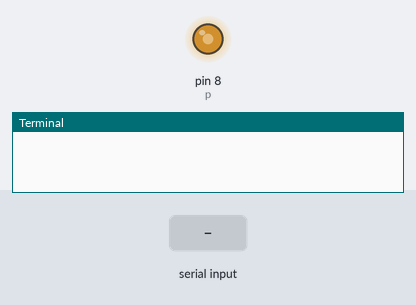
Simulated run of this program. Board: Raspberry Pi (header pin numbers). Parts: output pins drawn as LEDs (lit = HIGH), the last lines printed to the terminal. The test bench sets the inputs (shaded band). Threads take turns every 2 ms. At 4.2 s the program stops and its outputs stay as they are.

Above: at 1.25 s.
1.3 s: "1" typed at the terminal
At 2.1 s:
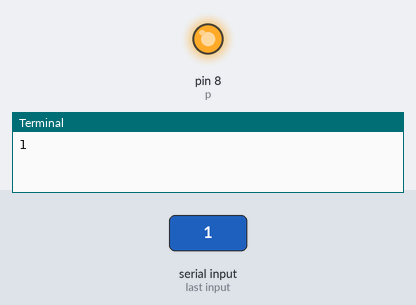
At 4.7 s:
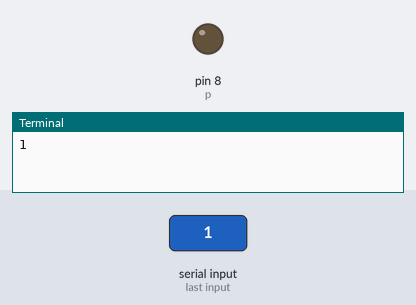
Timing chart, 0 to 5.7 s (numbered marks = the images above; inputs shaded):
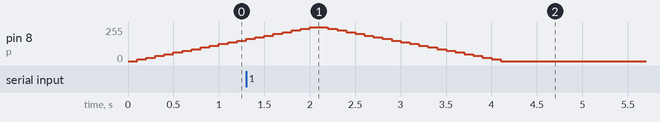

Measured:
- after the input at 1.3 s, pin 8 (p): goes on until 4.1 s, then stays 0/255

The program:

pwm.py
```python
import RPi.GPIO as GPIO
import time
from threading import Timer

def getCommand():
	global stop
	stop = raw_input()

if __name__ == "__main__":
	GPIO.setmode(GPIO.BOARD)
	GPIO.setup(8, GPIO.OUT)

	global stop
	stop = ""

	Timer(1, getCommand).start()

	p = GPIO.PWM(8, 50)
	p.start(0)
	while stop == "":
		for dc in range(0, 101, 5):
			p.ChangeDutyCycle(dc)
			time.sleep(0.1)
		for dc in range(100, -1, -5):
			p.ChangeDutyCycle(dc)
			time.sleep(0.1)
```
